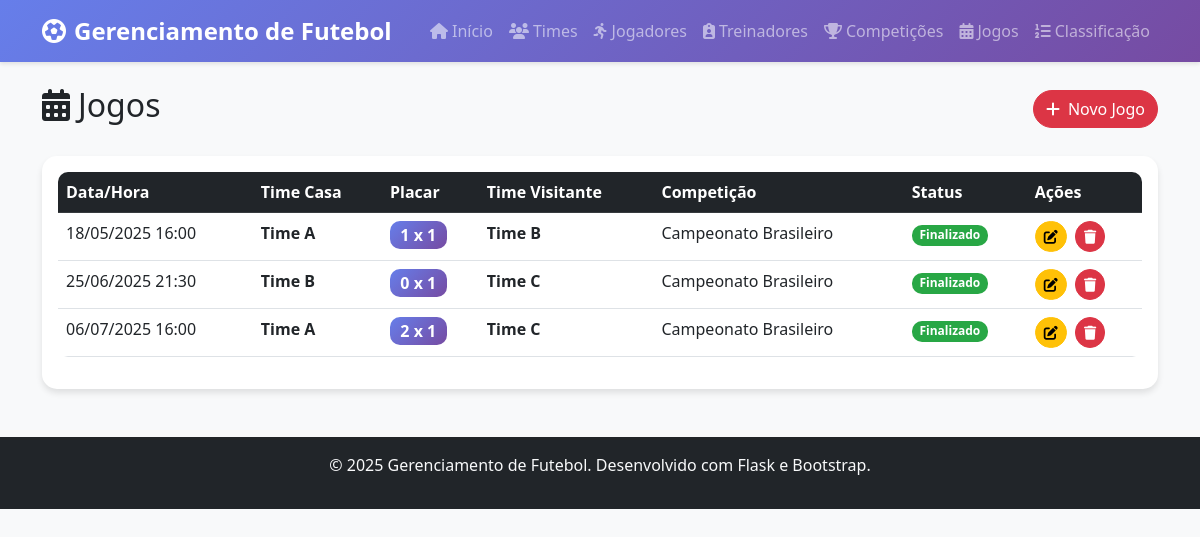
Page /jogos on the committed database.
### app/models/jogo.py (models this page shows, shortened)
class Jogo(db.Model):
    id: so.Mapped[int] = so.mapped_column(primary_key=True)
    data_hora: so.Mapped[datetime] = so.mapped_column(db.DateTime, nullable=False)
    time_casa_id: so.Mapped[Optional[int]] = so.mapped_column(sa.ForeignKey("time.id"), index=True, nullable=False)
    time_casa: so.Mapped[Optional['Time']] = so.relationship("Time", back_populates="jogos_casa", foreign_keys=[time_casa_id])
    time_visitante_id: so.Mapped[int] = so.mapped_column(db.Integer, db.ForeignKey('time.id'), nullable=False)
    time_visitante: so.Mapped[Optional['Time']] = so.relationship("Time", back_populates="jogos_visitante", foreign_keys=[time_visitante_id])
    competicao_id: so.Mapped[int] = so.mapped_column(db.Integer, db.ForeignKey('competicao.id'), nullable=False)
    competicao: so.Mapped['Competicao'] = so.relationship(back_populates='jogos')
    gols_casa: so.Mapped[Optional[int]] = so.mapped_column(db.Integer, nullable=True)
    gols_visitante: so.Mapped[Optional[int]] = so.mapped_column(db.Integer, nullable=True)
    status: so.Mapped[str] = so.mapped_column(db.String(20), nullable=False, default='Agendado')
    created_at: so.Mapped[datetime] = so.mapped_column(db.DateTime, default=datetime.utcnow)
    updated_at: so.Mapped[datetime] = so.mapped_column(db.DateTime, default=datetime.utcnow, onupdate=datetime.utcnow)

### app/models/time.py (models this page shows)
class Time(db.Model):
    id: so.Mapped[int] = so.mapped_column(primary_key=True)
    nome: so.Mapped[str] = so.mapped_column(db.String(100), nullable=False, unique=True)
    cidade: so.Mapped[str] = so.mapped_column(db.String(100), nullable=False)
    ano_fundacao: so.Mapped[int] = so.mapped_column(nullable=False)
    created_at: so.Mapped[datetime] = so.mapped_column(db.DateTime, default=datetime.utcnow)
    updated_at: so.Mapped[datetime] = so.mapped_column(db.DateTime, default=datetime.utcnow, onupdate=datetime.utcnow)
    jogadores: so.Mapped[List['Jogador']] = so.relationship(back_populates='time')
    treinador_id: so.Mapped[Optional[int]] = so.mapped_column(sa.ForeignKey("treinador.id"), index=True, nullable=True)
    treinador: so.Mapped[Optional['Treinador']] = so.relationship("Treinador", back_populates="times", foreign_keys=[treinador_id])
    jogos_casa: so.Mapped[List['Jogo']] = so.relationship('Jogo', foreign_keys='Jogo.time_casa_id', back_populates='time_casa')
    jogos_visitante: so.Mapped[List['Jogo']] = so.relationship('Jogo', foreign_keys='Jogo.time_visitante_id', back_populates='time_visitante')

### app/models/competicao.py (models this page shows, shortened)
class Competicao(db.Model):
    id: so.Mapped[int] = so.mapped_column(primary_key=True)
    nome: so.Mapped[str] = so.mapped_column(db.String(100), nullable=False)
    temporada: so.Mapped[int] = so.mapped_column(nullable=False)
    data_inicio: so.Mapped[date] = so.mapped_column(db.Date, nullable=False)
    data_fim: so.Mapped[date] = so.mapped_column(db.Date, nullable=False)
    descricao: so.Mapped[Optional[str]] = so.mapped_column(db.Text)
    created_at: so.Mapped[datetime] = so.mapped_column(db.DateTime, default=datetime.utcnow)
    updated_at: so.Mapped[datetime] = so.mapped_column(db.DateTime, default=datetime.utcnow, onupdate=datetime.utcnow)
    jogos: so.Mapped[List['Jogo']] = so.relationship(back_populates='competicao')

### app/routes.py (the view)
@app.route('/jogos')
def jogos_index():
    jogos = JogoController.listar_jogos()
    return render_template('jogos/index.html', jogos=jogos)

### app/controllers/jogo_controller.py (called while the page is built)
    def listar_jogos():
        return Jogo.query.all()

### app/templates/jogos/index.html (shortened to what this page needs)
{% extends "base.html" %}
{% block content %}
<div class="d-flex justify-content-between align-items-center mb-4">
    <h2><i class="fas fa-calendar-alt me-2"></i>Jogos</h2>
    <a href="{{ url_for('jogos_create') }}" class="btn btn-danger">
        <i class="fas fa-plus me-2"></i>Novo Jogo
    </a>
</div>
<div class="card">
    <div class="card-body">
        {% if jogos %}
            <div class="table-responsive">
                <table class="table table-hover">
                    <thead class="table-dark">
                        <tr>
                            <th>Data/Hora</th>
                            <th>Time Casa</th>
                            <th>Placar</th>
                            <th>Time Visitante</th>
                            <th>Competição</th>
                            <th>Status</th>
                            <th>Ações</th>
                        </tr>
                    </thead>
                    <tbody>
                        {% for jogo in jogos %}
                        <tr>
                            <td>{{ jogo.data_hora.strftime('%d/%m/%Y %H:%M') }}</td>
                            <td><strong>{{ jogo.time_casa.nome }}</strong></td>
                            <td>
                                {% if jogo.gols_casa is not none and jogo.gols_visitante is not none %}
                                    <span class="badge bg-primary fs-6">{{ jogo.gols_casa }} x {{ jogo.gols_visitante }}</span>
                                {% else %}
                                    <span class="text-muted">-</span>
                                {% endif %}
                            </td>
                            <td><strong>{{ jogo.time_visitante.nome }}</strong></td>
                            <td>{{ jogo.competicao.nome }}</td>
                            <td>
                                {% if jogo.status == 'Agendado' %}
                                    <span class="badge bg-warning">Agendado</span>
                                {% elif jogo.status == 'Em Andamento' %}
                                    <span class="badge bg-info">Em Andamento</span>
                                {% elif jogo.status == 'Finalizado' %}
                                    <span class="badge bg-success">Finalizado</span>
                                {% elif jogo.status == 'Cancelado' %}
                                    <span class="badge bg-danger">Cancelado</span>
                                {% endif %}
                            </td>
                            <td>
                                <a href="{{ url_for('jogos_edit', id=jogo.id) }}" class="btn btn-sm btn-warning me-1">
                                    <i class="fas fa-edit"></i>
                                </a>
                                <form method="POST" action="{{ url_for('jogos_delete', id=jogo.id) }}" class="d-inline">
                                    <button type="submit" class="btn btn-sm btn-danger"
                                            onclick="return confirm('Tem certeza que deseja excluir este jogo?')">
                                        <i class="fas fa-trash"></i>
                                    </button>
                                </form>
                            </td>
                        </tr>
                        {% endfor %}
                    </tbody>
                </table>
            </div>
        {% endif %}
    </div>
</div>
{% endblock %}

### app/static/css/style.css (style rules this page uses)
body { background-color: #f8f9fa; font-family: 'Segoe UI', Tahoma, Geneva, Verdana, sans-serif; }
.card { border: none; border-radius: 15px; box-shadow: 0 4px 6px rgba(0, 0, 0, 0.1); transition: transform 0.2s ease-in-out; }
.table { border-radius: 10px; overflow: hidden; }
.btn { border-radius: 25px; font-weight: 500; transition: all 0.2s ease-in-out; }
.badge { border-radius: 10px; }
.table th { border-top: none; font-weight: 600; }
.card { animation: fadeIn 0.5s ease-out; }
.bg-primary { background: linear-gradient(135deg, #667eea 0%, #764ba2 100%) !important; }
.badge.bg-success { background-color: #28a745 !important; }

### rows in the picture
Jogo: data_hora "18/05/2025 16:00", time_casa.nome "Time A", gols_casa "1", gols_visitante "1", time_visitante.nome "Time B", competicao.nome "Campeonato Brasileiro", status "Finalizado"
Jogo: data_hora "25/06/2025 21:30", time_casa.nome "Time B", gols_casa "0", gols_visitante "1", time_visitante.nome "Time C", competicao.nome "Campeonato Brasileiro", status "Finalizado"
Jogo: data_hora "06/07/2025 16:00", time_casa.nome "Time A", gols_casa "2", gols_visitante "1", time_visitante.nome "Time C", competicao.nome "Campeonato Brasileiro", status "Finalizado"
